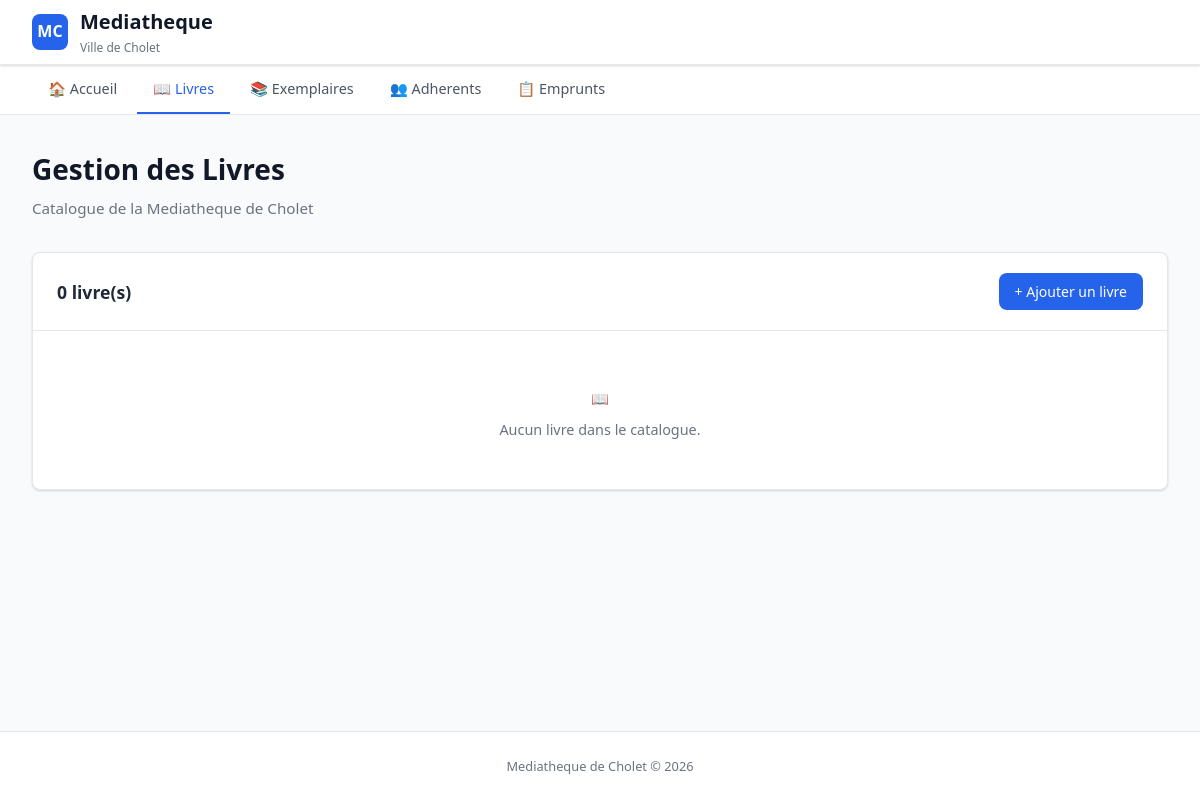
The app's page /livres/index.php, older data.
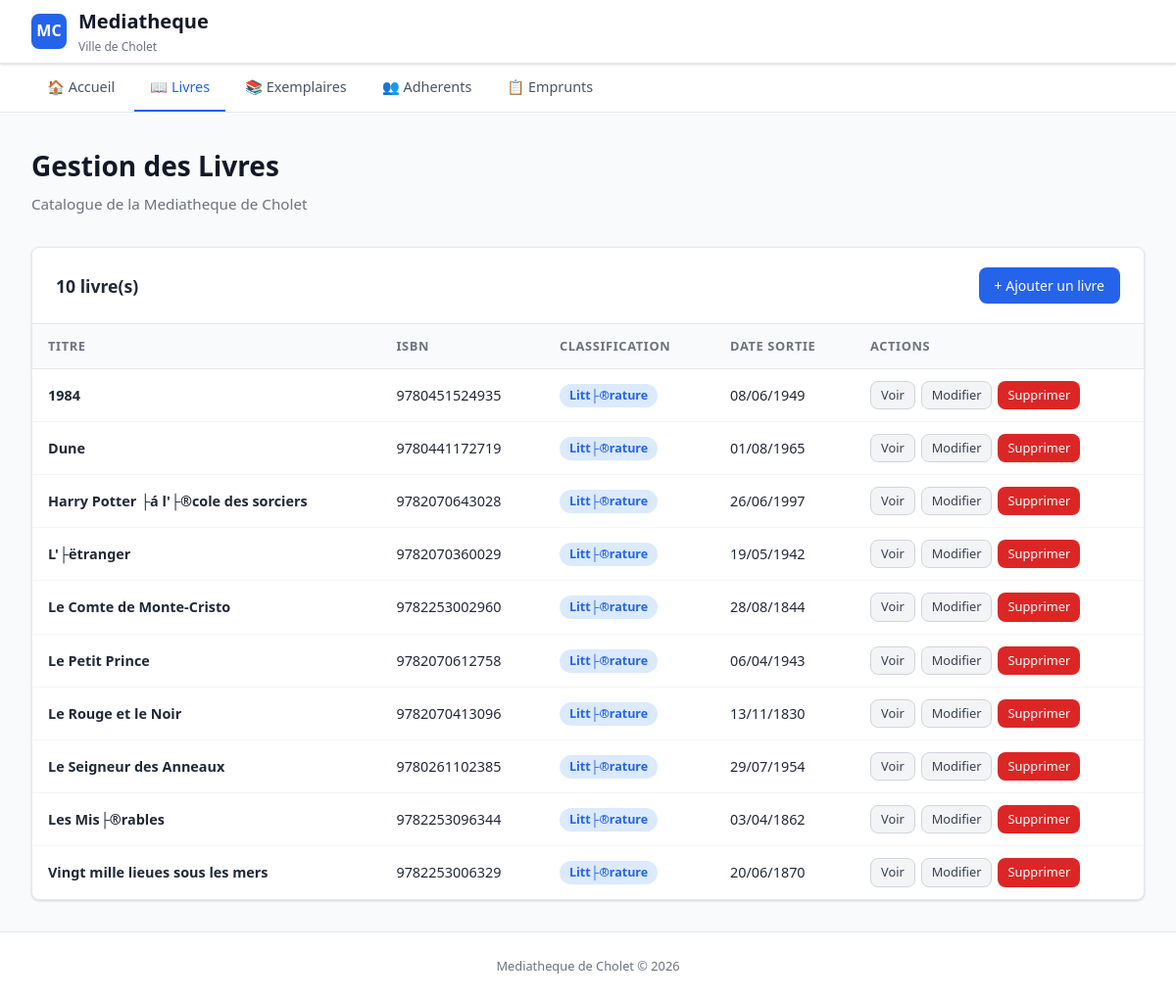
The same page, newer data.
### tables this page shows
CREATE TABLE `livre` (
  `Id_Livre` int NOT NULL AUTO_INCREMENT,
  `titre` varchar(50) DEFAULT NULL,
  `type_support` enum('papier','numerique','les deux') NOT NULL DEFAULT 'papier',
  `datesortie` date DEFAULT NULL,
  `isbn` varchar(50) DEFAULT NULL,
  `dateachat` date DEFAULT NULL,
  `codewey` varchar(50) NOT NULL,
  PRIMARY KEY (`Id_Livre`),
  KEY `codewey` (`codewey`),
  CONSTRAINT `livre_ibfk_1` FOREIGN KEY (`codewey`) REFERENCES `codedewey` (`codewey`)
);

CREATE TABLE `codedewey` (
  `codewey` varchar(50) NOT NULL,
  `libelledewey` varchar(50) DEFAULT NULL,
  PRIMARY KEY (`codewey`)
);

### livres/index.php (the view, shortened to what this page needs)
<?php
require_once __DIR__ . '/../config/database.php';
$livres = $pdo->query("
    SELECT l.*, d.libelledewey
    FROM Livre l
    JOIN CODEDEWEY d ON l.codewey = d.codewey
    ORDER BY l.titre ASC          -- tri alphabetique par titre
")->fetchAll();
require_once __DIR__ . '/../includes/header.php';
?>
<h1>Gestion des Livres</h1>
<p class="subtitle">Catalogue de la Mediatheque de Cholet</p>
<div class="table-container">
    <div class="table-header">
        <h2><?php echo count($livres); ?> livre(s)</h2>
        <a href="ajouter.php" class="btn btn-primary">+ Ajouter un livre</a>
    </div>
    <?php if (empty($livres)): ?>
        <div class="empty-state">
            <p>&#128214;</p>
            <p>Aucun livre dans le catalogue.</p>
        </div>
    <?php else: ?>
        <table>
            <thead>
                <tr>
                    <th>Titre</th>
                    <th>ISBN</th>
                    <th>Classification</th>
                    <th>Date sortie</th>
                    <th>Actions</th>
                </tr>
            </thead>
            <tbody>
                <?php foreach ($livres as $livre): ?>
                    <tr>
                        <td><strong><?php echo htmlspecialchars($livre['titre']); ?></strong></td>
                        <td><?php echo htmlspecialchars($livre['isbn']); ?></td>
                        <td><span class="badge badge-blue"><?php echo htmlspecialchars($livre['libelledewey']); ?></span></td>
                        <td><?php echo $livre['datesortie'] ? date('d/m/Y', strtotime($livre['datesortie'])) : '-'; ?></td>
                        <td>
                            <div class="btn-group">
                                <a href="consulter.php?id=<?php echo $livre['Id_Livre']; ?>" class="btn btn-secondary btn-sm">Voir</a>
                                <a href="modifier.php?id=<?php echo $livre['Id_Livre']; ?>" class="btn btn-secondary btn-sm">Modifier</a>
                                <a href="supprimer.php?id=<?php echo $livre['Id_Livre']; ?>" class="btn btn-danger btn-sm" onclick="return confirm('Supprimer ce livre ?')">Supprimer</a>
                            </div>
                        </td>
                    </tr>
                <?php endforeach; ?>
            </tbody>
        </table>
    <?php endif; ?>
</div>
<?php require_once __DIR__ . '/../includes/footer.php'; ?>

Row changes from the older to the newer data that the page shows:
added livre: titre "1984", isbn "9780451524935", codewey.libelledewey "Litt├®rature", datesortie "08/06/1949"
added livre: titre "Dune", isbn "9780441172719", codewey.libelledewey "Litt├®rature", datesortie "01/08/1965"
added livre: titre "Harry Potter ├á l'├®cole des sorciers", isbn "9782070643028", codewey.libelledewey "Litt├®rature", datesortie "26/06/1997"
added livre: titre "L'├ëtranger", isbn "9782070360029", codewey.libelledewey "Litt├®rature", datesortie "19/05/1942"
added livre: titre "Le Comte de Monte-Cristo", isbn "9782253002960", codewey.libelledewey "Litt├®rature", datesortie "28/08/1844"
added livre: titre "Le Petit Prince", isbn "9782070612758", codewey.libelledewey "Litt├®rature", datesortie "06/04/1943"
added livre: titre "Le Rouge et le Noir", isbn "9782070413096", codewey.libelledewey "Litt├®rature", datesortie "13/11/1830"
added livre: titre "Le Seigneur des Anneaux", isbn "9780261102385", codewey.libelledewey "Litt├®rature", datesortie "29/07/1954"
added livre: titre "Les Mis├®rables", isbn "9782253096344", codewey.libelledewey "Litt├®rature", datesortie "03/04/1862"
added livre: titre "Vingt mille lieues sous les mers", isbn "9782253006329", codewey.libelledewey "Litt├®rature", datesortie "20/06/1870"
Text that changed along with them:
count($livres): "0" → "10"
text no longer shown: "📖 Aucun livre dans le catalogue."
text now shown: "TITRE ISBN CLASSIFICATION DATE SORTIE ACTIONS"
